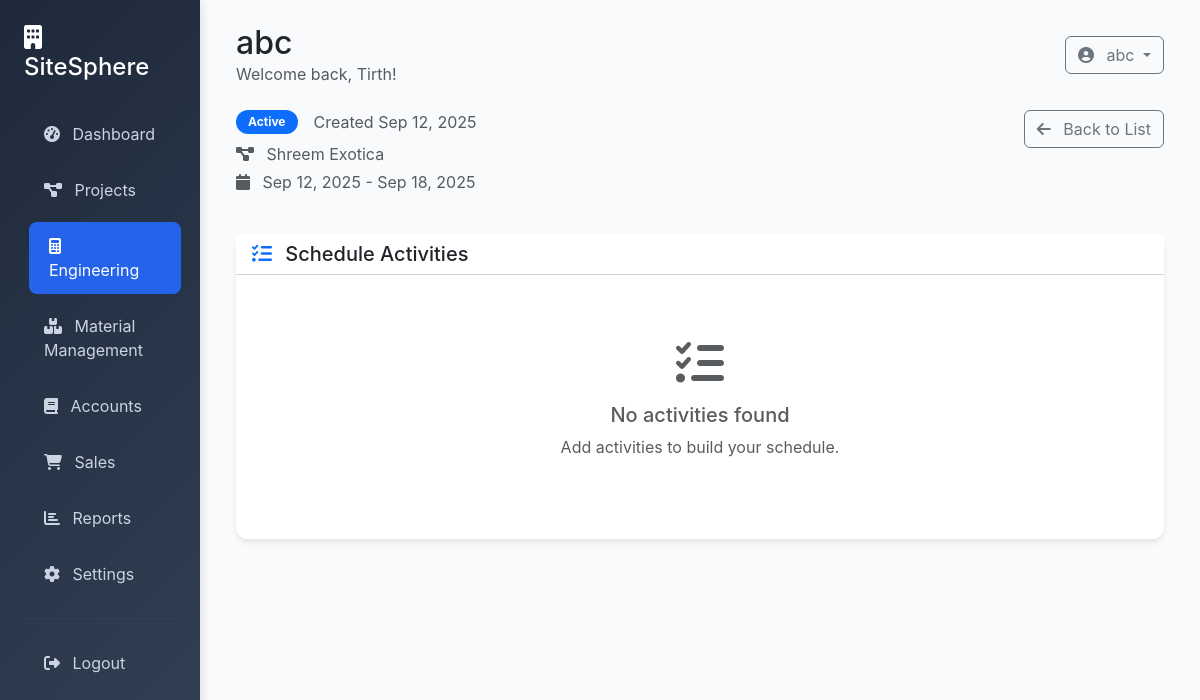
The page /engineering/schedules/1/ (signed in) on the database its author committed.
### engineering/models.py (models this page shows, shortened)
class ProjectSchedule(models.Model):
    project = models.ForeignKey(Project, on_delete=models.CASCADE, related_name='schedules')
    name = models.CharField(max_length=255)
    start_date = models.DateField()
    end_date = models.DateField()
    created_by = models.ForeignKey(User, on_delete=models.CASCADE)
    created_at = models.DateTimeField(auto_now_add=True)

### projects/models.py (models this page shows, shortened)
class Project(models.Model):
    STATUS_CHOICES = [
        ('planning', 'Planning'),
        ('active', 'Active'),
        ('on_hold', 'On Hold'),
        ('completed', 'Completed'),
        ('cancelled', 'Cancelled'),
    ]
    name = models.CharField(max_length=255)
    company_name = models.CharField(max_length=255)
    description = models.TextField(blank=True)
    project_address = models.TextField()
    start_date = models.DateField()
    end_date = models.DateField(null=True, blank=True)
    estimated_budget = models.DecimalField(max_digits=15, decimal_places=2)
    actual_cost = models.DecimalField(max_digits=15, decimal_places=2, default=0)
    status = models.CharField(max_length=20, choices=STATUS_CHOICES, default='planning')
    completion_percentage = models.IntegerField(default=0)
    created_by = models.ForeignKey(User, on_delete=models.CASCADE)
    created_at = models.DateTimeField(auto_now_add=True)
    updated_at = models.DateTimeField(auto_now=True)

### engineering/views.py (the view)
# urls.py: path('schedules/<int:schedule_id>/', views.schedule_detail, name='schedule_detail'),
@login_required
def schedule_detail(request, schedule_id):
    schedule = get_object_or_404(ProjectSchedule, id=schedule_id, project__created_by=request.user)
    activities = schedule.activities.all()
    context = {
        'schedule': schedule,
        'activities': activities,
    }
    return render(request, 'engineering/schedule_detail.html', context)

### templates/engineering/schedule_detail.html (shortened to what this page needs)
{% extends 'base.html' %}
{% block page_title %}{{ schedule.name }}{% endblock %}
{% block content %}
<div class="row mb-4">
    <div class="col-md-8">
        <div class="d-flex align-items-center mb-2">
            <span class="badge bg-primary me-3">Active</span>
            <span class="text-muted">Created {{ schedule.created_at|date:"M d, Y" }}</span>
        </div>
        <p class="text-muted mb-1">
            <i class="fas fa-project-diagram me-2"></i>
            {{ schedule.project.name }}
        </p>
        <p class="text-muted">
            <i class="fas fa-calendar me-2"></i>
            {{ schedule.start_date|date:"M d, Y" }} - {{ schedule.end_date|date:"M d, Y" }}
        </p>
    </div>
    <div class="col-md-4 text-end">
        <div class="btn-group">
            <a href="{% url 'engineering:schedule_list' %}" class="btn btn-outline-secondary">
                <i class="fas fa-arrow-left me-2"></i>
                Back to List
            </a>
        </div>
    </div>
</div>
<div class="row">
    <div class="col-12">
        <div class="card">
            <div class="card-header bg-white">
                <h5 class="mb-0">
                    <i class="fas fa-tasks me-2 text-primary"></i>
                    Schedule Activities
                </h5>
            </div>
            <div class="card-body">
                {% if activities %}
                <div class="table-responsive">
                    <table class="table table-hover">
                        <thead>
                            <tr>
                                <th>Activity Code</th>
                                <th>Description</th>
                                <th>Planned Start</th>
                                <th>Planned End</th>
                                <th>Duration</th>
                                <th>Completion %</th>
                                <th>Status</th>
                            </tr>
                        </thead>
                        <tbody>
                            {% for activity in activities %}
                            <tr>
                                <td>{{ activity.activity_code }}</td>
                                <td>{{ activity.description }}</td>
                                <td>{{ activity.planned_start|date:"M d, Y" }}</td>
                                <td>{{ activity.planned_end|date:"M d, Y" }}</td>
                                <td>{{ activity.duration_days }} days</td>
                                <td>
                                    <div class="progress" style="height: 20px;">
                                        <div class="progress-bar" role="progressbar" style="width: {{ activity.completion_percentage }}%">
                                            {{ activity.completion_percentage }}%
                                        </div>
                                    </div>
                                </td>
                                <td>
                                    {% if activity.is_critical %}
                                        <span class="badge bg-danger">Critical</span>
                                    {% elif activity.is_milestone %}
                                        <span class="badge bg-warning">Milestone</span>
                                    {% else %}
                                        <span class="badge bg-secondary">Normal</span>
                                    {% endif %}
                                </td>
                            </tr>
                            {% endfor %}
                        </tbody>
                    </table>
                </div>
                {% else %}
                <div class="text-center py-5">
                    <i class="fas fa-tasks fa-3x text-muted mb-3"></i>
                    <h5 class="text-muted">No activities found</h5>
                    <p class="text-muted">Add activities to build your schedule.</p>
                </div>
                {% endif %}
            </div>
        </div>
    </div>
</div>
{% endblock %}

### templates/base.html (shortened to what this page needs)
<!DOCTYPE html>
<html lang="en">
<head>
    <link href="https://cdn.jsdelivr.net/npm/bootstrap@5.3.0/dist/css/bootstrap.min.css" rel="stylesheet">
    <link href="https://cdnjs.cloudflare.com/ajax/libs/font-awesome/6.4.0/css/all.min.css" rel="stylesheet">
</head>
<body>
    {% if user.is_authenticated %}
    <div class="container-fluid">
        <div class="row">
            <div class="col-md-3 col-lg-2 px-0">
                <div class="sidebar">
                    <div class="p-4">
                        <h4 class="text-white mb-4">
                            <i class="fas fa-building me-2"></i>
                            SiteSphere
                        </h4>
                        <nav class="nav flex-column">
                            <a class="nav-link {% if request.resolver_match.url_name == 'home' %}active{% endif %}" href="{% url 'dashboard:home' %}">
                                <i class="fas fa-tachometer-alt me-2"></i>
                                Dashboard
                            </a>
                            <a class="nav-link {% if request.resolver_match.url_name == 'project_selection' %}active{% endif %}" href="{% url 'dashboard:project_selection' %}">
                                <i class="fas fa-project-diagram me-2"></i>
                                Projects
                            </a>
                            <a class="nav-link {% if 'engineering' in request.resolver_match.namespace %}active{% endif %}" href="{% url 'engineering:dashboard' %}">
                                <i class="fas fa-calculator me-2"></i>
                                Engineering
                            </a>
                            <a class="nav-link {% if 'material_management' in request.resolver_match.namespace %}active{% endif %}" href="{% url 'material_management:dashboard' %}">
                                <i class="fas fa-boxes me-2"></i>
                                Material Management
                            </a>
                            <a class="nav-link {% if 'accounts' in request.resolver_match.namespace %}active{% endif %}" href="{% url 'accounts:dashboard' %}">
                                <i class="fas fa-book me-2"></i>
                                Accounts
                            </a>
                            <a class="nav-link {% if 'sales' in request.resolver_match.namespace %}active{% endif %}" href="{% url 'sales:dashboard' %}">
                                <i class="fas fa-shopping-cart me-2"></i>
                                Sales
                            </a>
                            <a class="nav-link" href="#">
                                <i class="fas fa-chart-bar me-2"></i>
                                Reports
                            </a>
                            <a class="nav-link" href="#">
                                <i class="fas fa-cog me-2"></i>
                                Settings
                            </a>
                            <hr class="my-3" style="border-color: #475569;">
                            <a class="nav-link" href="{% url 'authentication:logout' %}">
                                <i class="fas fa-sign-out-alt me-2"></i>
                                Logout
                            </a>
                        </nav>
                    </div>
                </div>
            </div>
            <div class="col-md-9 col-lg-10">
                <div class="p-4">
                    <div class="d-flex justify-content-between align-items-center mb-4">
                        <div>
                            <h2 class="mb-0">{% block page_title %}Dashboard{% endblock %}</h2>
                            <p class="text-muted mb-0">Welcome back, {{ user.first_name|default:user.username }}!</p>
                        </div>
                        <div class="d-flex align-items-center">
                            <div class="dropdown">
                                <button class="btn btn-outline-secondary dropdown-toggle" type="button" data-bs-toggle="dropdown">
                                    <i class="fas fa-user-circle me-2"></i>
                                    {{ user.username }}
                                </button>
                            </div>
                        </div>
                    </div>
                    {% block content %}{% endblock %}
                </div>
            </div>
        </div>
    </div>
    {% else %}
    {% block auth_content %}{% endblock %}
    {% endif %}
</body>
</html>

### templates/base.html (style rules this page uses)
:root { --primary-color: #2563eb; --secondary-color: #64748b; --success-color: #10b981; --warning-color: #f59e0b; --danger-color: #ef4444; --dark-color: #1e293b; --light-color: #f8fafc; }
body { background-color: var(--light-color); font-family: 'Inter', -apple-system, BlinkMacSystemFont, sans-serif; }
.sidebar { background: linear-gradient(135deg, var(--dark-color) 0%, #334155 100%); min-height: 100vh; box-shadow: 2px 0 10px rgba(0,0,0,0.1); }
.sidebar .nav-link { color: #cbd5e1; padding: 12px 20px; margin: 4px 0; border-radius: 8px; transition: all 0.3s ease; }
.sidebar .nav-link:hover, .sidebar .nav-link.active { background-color: var(--primary-color); color: white; transform: translateX(5px); }
.card { border: none; border-radius: 12px; box-shadow: 0 4px 6px -1px rgba(0, 0, 0, 0.1); transition: transform 0.2s ease, box-shadow 0.2s ease; }
.badge { font-size: 0.75rem; padding: 6px 12px; border-radius: 20px; }

### rows shown on the page
ProjectSchedule: name "abc", created_at "Sep 12, 2025", project.name "Shreem Exotica", start_date "Sep 12, 2025", end_date "Sep 18, 2025"

### other values the page prints
{{ user.first_name|default:user.username }} "Tirth"
{{ user.username }} "abc"
